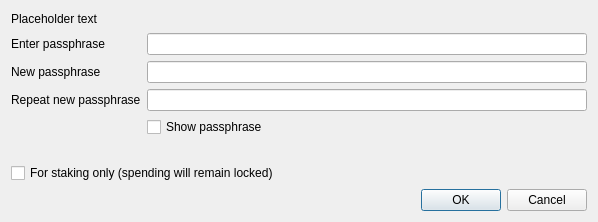
<?xml version="1.0" encoding="UTF-8"?>
<ui version="4.0">
 <class>AskPassphraseDialog</class>
 <widget class="QDialog" name="AskPassphraseDialog">
  <property name="geometry">
   <rect>
    <x>0</x>
    <y>0</y>
    <width>598</width>
    <height>222</height>
   </rect>
  </property>
  <property name="sizePolicy">
   <sizepolicy hsizetype="Preferred" vsizetype="Minimum">
    <horstretch>0</horstretch>
    <verstretch>0</verstretch>
   </sizepolicy>
  </property>
  <property name="minimumSize">
   <size>
    <width>550</width>
    <height>0</height>
   </size>
  </property>
  <property name="windowTitle">
   <string>Passphrase Dialog</string>
  </property>
  <layout class="QVBoxLayout" name="verticalLayout">
   <property name="sizeConstraint">
    <enum>QLayout::SetMinimumSize</enum>
   </property>
   <item>
    <widget class="QLabel" name="warningLabel">
     <property name="text">
      <string notr="true">Placeholder text</string>
     </property>
     <property name="textFormat">
      <enum>Qt::RichText</enum>
     </property>
     <property name="wordWrap">
      <bool>true</bool>
     </property>
    </widget>
   </item>
   <item>
    <layout class="QFormLayout" name="formLayout">
     <property name="sizeConstraint">
      <enum>QLayout::SetMinimumSize</enum>
     </property>
     <property name="fieldGrowthPolicy">
      <enum>QFormLayout::AllNonFixedFieldsGrow</enum>
     </property>
     <item row="0" column="0">
      <widget class="QLabel" name="passLabel1">
       <property name="text">
        <string>Enter passphrase</string>
       </property>
      </widget>
     </item>
     <item row="0" column="1">
      <widget class="QLineEdit" name="passEdit1">
       <property name="echoMode">
        <enum>QLineEdit::Password</enum>
       </property>
      </widget>
     </item>
     <item row="1" column="0">
      <widget class="QLabel" name="passLabel2">
       <property name="text">
        <string>New passphrase</string>
       </property>
      </widget>
     </item>
     <item row="1" column="1">
      <widget class="QLineEdit" name="passEdit2">
       <property name="echoMode">
        <enum>QLineEdit::Password</enum>
       </property>
      </widget>
     </item>
     <item row="2" column="0">
      <widget class="QLabel" name="passLabel3">
       <property name="text">
        <string>Repeat new passphrase</string>
       </property>
      </widget>
     </item>
     <item row="2" column="1">
      <widget class="QLineEdit" name="passEdit3">
       <property name="echoMode">
        <enum>QLineEdit::Password</enum>
       </property>
      </widget>
     </item>
     <item row="3" column="1">
      <widget class="QCheckBox" name="toggleShowPasswordButton">
       <property name="text">
        <string>Show passphrase</string>
       </property>
      </widget>
     </item>
     <item row="4" column="1">
      <widget class="QLabel" name="capsLabel">
       <property name="font">
        <font>
         <weight>75</weight>
         <bold>true</bold>
        </font>
       </property>
       <property name="text">
        <string/>
       </property>
       <property name="alignment">
        <set>Qt::AlignCenter</set>
       </property>
      </widget>
     </item>
    </layout>
   </item>
   <item>
    <widget class="QCheckBox" name="unlockStakingCheckBox">
     <property name="text">
      <string>For staking only (spending will remain locked)</string>
     </property>
    </widget>
   </item>
   <item>
    <widget class="QDialogButtonBox" name="buttonBox">
     <property name="orientation">
      <enum>Qt::Horizontal</enum>
     </property>
     <property name="standardButtons">
      <set>QDialogButtonBox::Cancel|QDialogButtonBox::Ok</set>
     </property>
    </widget>
   </item>
  </layout>
 </widget>
 <resources/>
 <connections>
  <connection>
   <sender>buttonBox</sender>
   <signal>accepted()</signal>
   <receiver>AskPassphraseDialog</receiver>
   <slot>accept()</slot>
   <hints>
    <hint type="sourcelabel">
     <x>20</x>
     <y>20</y>
    </hint>
    <hint type="destinationlabel">
     <x>20</x>
     <y>20</y>
    </hint>
   </hints>
  </connection>
  <connection>
   <sender>buttonBox</sender>
   <signal>rejected()</signal>
   <receiver>AskPassphraseDialog</receiver>
   <slot>reject()</slot>
   <hints>
    <hint type="sourcelabel">
     <x>20</x>
     <y>20</y>
    </hint>
    <hint type="destinationlabel">
     <x>20</x>
     <y>20</y>
    </hint>
   </hints>
  </connection>
 </connections>
</ui>
